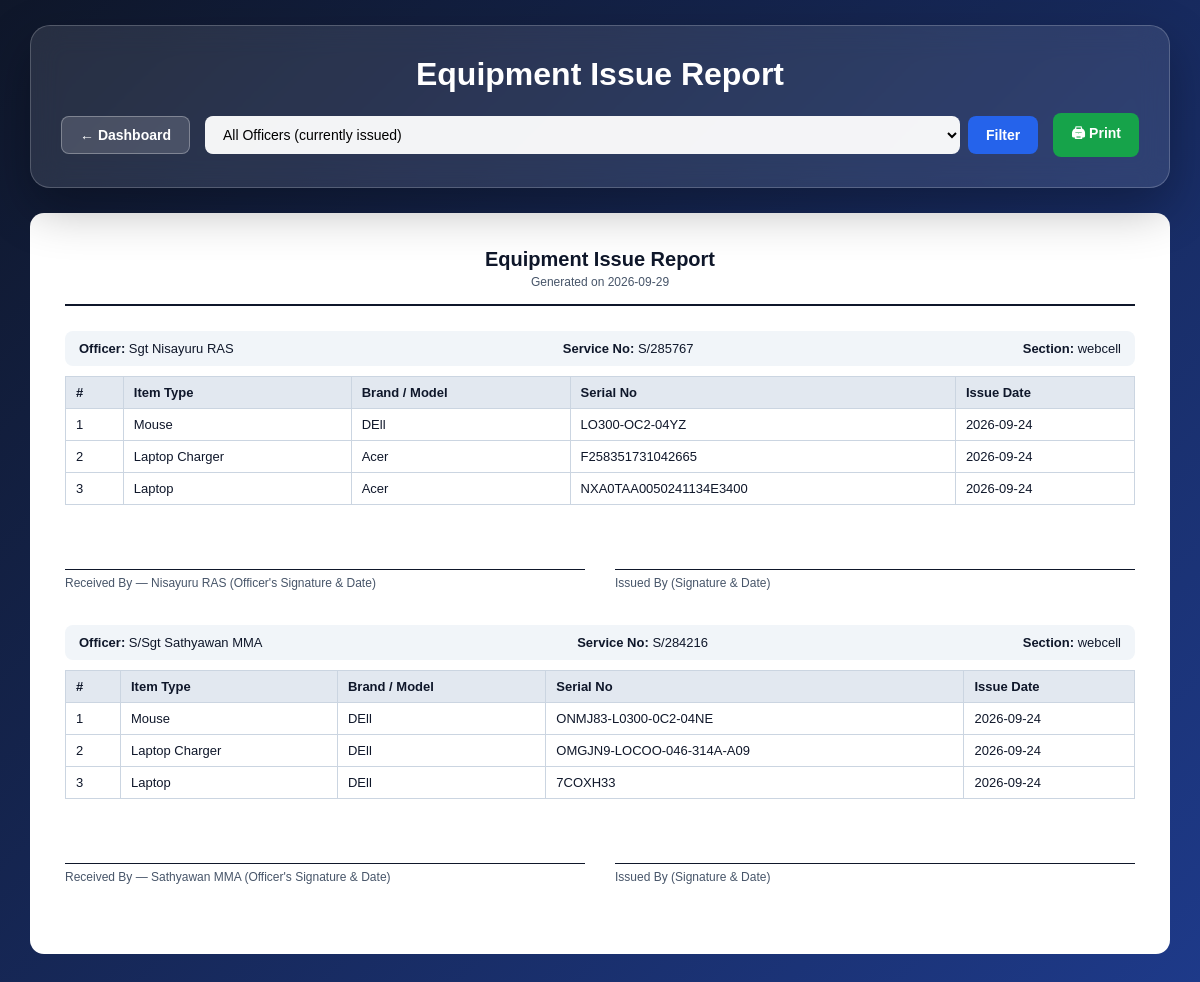
/reports.php (signed in), run on the app's committed database.
### tables this page shows
CREATE TABLE `issues` (
  `id` int(11) NOT NULL,
  `equipment_id` int(11) NOT NULL,
  `officer_id` int(11) NOT NULL,
  `issue_date` date NOT NULL,
  `return_date` date DEFAULT NULL,
  `status` enum('Issued','Returned') NOT NULL DEFAULT 'Issued',
  `notes` varchar(255) DEFAULT NULL,
  `created_at` timestamp NOT NULL DEFAULT current_timestamp()
);

CREATE TABLE `equipment` (
  `id` int(11) NOT NULL,
  `item_name` varchar(100) NOT NULL DEFAULT '',
  `asset_number` varchar(50) NOT NULL,
  `item_type` varchar(50) NOT NULL,
  `brand_model` varchar(100) NOT NULL,
  `status` enum('Available','Issued','Workshop') NOT NULL DEFAULT 'Available',
  `section_division` varchar(100) NOT NULL,
  `date_added` date NOT NULL,
  `created_at` timestamp NOT NULL DEFAULT current_timestamp()
);

### reports.php (the view, shortened to what this page needs)
<?php
require_once "db.php";
$sql = "SELECT i.*,
               e.asset_number, e.item_type, e.brand_model,
               o.service_number, o.rank, o.name AS officer_name, o.section_division
        FROM issues i
        JOIN equipment e ON i.equipment_id = e.id
        JOIN officers o ON i.officer_id = o.id
        WHERE i.status = 'Issued'";
$params = [];
$sql .= " ORDER BY o.name ASC, i.id DESC";
$stmt = $pdo->prepare($sql);
$stmt->execute($params);
$rows = $stmt->fetchAll(PDO::FETCH_ASSOC);
$grouped = [];
foreach ($rows as $r) {
    $oid = $r['officer_id'];
    if (!isset($grouped[$oid])) {
        $grouped[$oid] = [
            'officer_name'     => $r['officer_name'],
            'rank'             => $r['rank'],
            'service_number'   => $r['service_number'],
            'section_division' => $r['section_division'],
            'items'            => [],
        ];
    }
    $grouped[$oid]['items'][] = $r;
}
$report_date = date('Y-m-d');
?>
<!DOCTYPE html>
<html lang="en">
<head>
</head>
<body>
    <div class="container">
        <div class="top-panel">
            <h1>Equipment Issue Report</h1>
            <div class="top-bar">
                <a href="dashboard.php" class="btn btn-back">&larr; Dashboard</a>
                <form class="filter-form" method="GET" action="">
                    <select name="officer_id" onchange="this.form.submit()">
                        <option value="0">All Officers (currently issued)</option>
                    </select>
                    <button type="submit" class="btn btn-primary">Filter</button>
                </form>
                <button onclick="window.print()" class="btn btn-print">🖨 Print</button>
            </div>
        </div>
        <?php if (count($grouped) === 0): ?>
            <div class="report-sheet">
                <div class="empty">No issued equipment found for this selection.</div>
            </div>
        <?php else: ?>
        <div class="report-sheet">
            <div class="report-header">
                <h2>Equipment Issue Report</h2>
                <p>Generated on <?php echo htmlspecialchars($report_date); ?></p>
            </div>
            <?php foreach ($grouped as $officer_id => $g): ?>
            <div class="officer-block">
                <div class="officer-info">
                    <span><strong>Officer:</strong> <?php echo htmlspecialchars($g['rank'] . ' ' . $g['officer_name']); ?></span>
                    <span><strong>Service No:</strong> <?php echo htmlspecialchars($g['service_number']); ?></span>
                    <span><strong>Section:</strong> <?php echo htmlspecialchars($g['section_division']); ?></span>
                </div>
                <table>
                    <thead>
                        <tr>
                            <th>#</th>
                            <th>Item Type</th>
                            <th>Brand / Model</th>
                            <th>Serial No</th>
                            <th>Issue Date</th>
                        </tr>
                    </thead>
                    <tbody>
                        <?php foreach ($g['items'] as $idx => $r): ?>
                        <tr>
                            <td><?php echo $idx + 1; ?></td>
                            <td><?php echo htmlspecialchars($r['item_type']); ?></td>
                            <td><?php echo htmlspecialchars($r['brand_model']); ?></td>
                            <td><?php echo htmlspecialchars($r['asset_number']); ?></td>
                            <td><?php echo htmlspecialchars($r['issue_date']); ?></td>
                        </tr>
                        <?php endforeach; ?>
                    </tbody>
                </table>
                <div class="signature-row">
                    <div class="signature-box">
                        <div class="signature-line"></div>
                        <div class="signature-label">Received By — <?php echo htmlspecialchars($g['officer_name']); ?> (Officer's Signature &amp; Date)</div>
                    </div>
                    <div class="signature-box">
                        <div class="signature-line"></div>
                        <div class="signature-label">Issued By (Signature &amp; Date)</div>
                    </div>
                </div>
            </div>
            <?php endforeach; ?>
        </div>
        <?php endif; ?>
    </div>
</body>
</html>

### reports.php (style rules this page uses)
* { margin: 0; padding: 0; box-sizing: border-box; font-family: Arial, sans-serif; }
body { min-height: 100vh; background: linear-gradient(135deg, #0f172a, #1e3a8a); padding: 25px 30px; }
.container { width: 100%; max-width: none; margin: 0; }
.top-panel { background: rgba(255, 255, 255, 0.1); backdrop-filter: blur(15px); border-radius: 20px; border: 1px solid rgba(255, 255, 255, 0.2); padding: 30px; box-shadow: 0 20px 50px rgba(0, 0, 0, 0.3); margin-bottom: 25px; }
h1 { color: white; margin-bottom: 20px; text-align: center; }
.top-bar { display: flex; justify-content: space-between; align-items: center; gap: 15px; flex-wrap: wrap; }
.filter-form { display: flex; gap: 8px; flex: 1; min-width: 250px; }
select { flex: 1; padding: 10px 14px; border: none; border-radius: 8px; outline: none; background: rgba(255, 255, 255, 0.95); font-size: 14px; }
.btn { padding: 10px 18px; border: none; border-radius: 8px; font-size: 14px; font-weight: bold; cursor: pointer; text-decoration: none; display: inline-block; transition: 0.2s; }
.btn-primary { background: #2563eb; color: white; }
.btn-back { background: rgba(255,255,255,0.15); color: white; border: 1px solid rgba(255,255,255,0.3); white-space: nowrap; }
.btn-print { background: #16a34a; color: white; white-space: nowrap; }
.report-sheet { background: white; color: #0f172a; border-radius: 14px; padding: 35px; margin-bottom: 25px; }
.report-header { text-align: center; margin-bottom: 25px; padding-bottom: 15px; border-bottom: 2px solid #0f172a; }
.report-header h2 { font-size: 20px; margin-bottom: 4px; }
.report-header p { font-size: 12px; color: #475569; }
.officer-block { margin-bottom: 35px; page-break-inside: avoid; }
.officer-info { display: flex; justify-content: space-between; flex-wrap: wrap; gap: 10px; margin-bottom: 10px; padding: 10px 14px; background: #f1f5f9; border-radius: 8px; font-size: 13px; }
.officer-info strong { color: #0f172a; }
table { width: 100%; border-collapse: collapse; margin-bottom: 20px; }
th, td { padding: 8px 10px; text-align: left; border: 1px solid #cbd5e1; font-size: 13px; }
th { background: #e2e8f0; font-weight: bold; }
.signature-row { display: flex; justify-content: space-between; gap: 30px; margin-top: 25px; flex-wrap: wrap; }
.signature-box { flex: 1; min-width: 220px; }
.signature-line { border-bottom: 1px solid #0f172a; height: 40px; }
.signature-label { font-size: 12px; color: #475569; margin-top: 6px; }

### data on the page
issues: equipment.item_type "Mouse", equipment.brand_model "DEll", equipment.asset_number "LO300-OC2-04YZ", issue_date "2026-09-24"
issues: equipment.item_type "Laptop Charger", equipment.brand_model "Acer", equipment.asset_number "F258351731042665", issue_date "2026-09-24"
issues: equipment.item_type "Laptop", equipment.brand_model "Acer", equipment.asset_number "NXA0TAA0050241134E3400", issue_date "2026-09-24"
issues: equipment.item_type "Mouse", equipment.brand_model "DEll", equipment.asset_number "ONMJ83-L0300-0C2-04NE", issue_date "2026-09-24"
issues: equipment.item_type "Laptop Charger", equipment.brand_model "DEll", equipment.asset_number "OMGJN9-LOCOO-046-314A-A09", issue_date "2026-09-24"
issues: equipment.item_type "Laptop", equipment.brand_model "DEll", equipment.asset_number "7COXH33", issue_date "2026-09-24"

### other printed values
$g['rank'] . ' ' . $g['officer_name'] "Sgt Nisayuru RAS"
$g['service_number'] "S/285767"
$g['section_division'] "webcell"
$g['officer_name'] "Nisayuru RAS"
$g['rank'] . ' ' . $g['officer_name'] "S/Sgt Sathyawan MMA"
$g['service_number'] "S/284216"
$g['officer_name'] "Sathyawan MMA"
